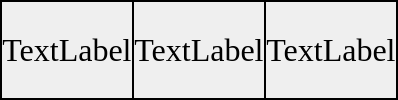
<?xml version="1.0" encoding="UTF-8"?>
<ui version="4.0">
 <class>Form</class>
 <widget class="QWidget" name="Form">
  <property name="geometry">
   <rect>
    <x>0</x>
    <y>0</y>
    <width>389</width>
    <height>100</height>
   </rect>
  </property>
  <property name="sizePolicy">
   <sizepolicy hsizetype="Preferred" vsizetype="Preferred">
    <horstretch>0</horstretch>
    <verstretch>0</verstretch>
   </sizepolicy>
  </property>
  <property name="minimumSize">
   <size>
    <width>0</width>
    <height>0</height>
   </size>
  </property>
  <property name="windowTitle">
   <string>Form</string>
  </property>
  <property name="styleSheet">
   <string notr="true">border-top: 2px solid black;</string>
  </property>
  <layout class="QHBoxLayout" name="horizontalLayout" stretch="1,1,1">
   <property name="spacing">
    <number>0</number>
   </property>
   <property name="leftMargin">
    <number>0</number>
   </property>
   <property name="topMargin">
    <number>0</number>
   </property>
   <property name="rightMargin">
    <number>0</number>
   </property>
   <property name="bottomMargin">
    <number>0</number>
   </property>
   <item>
    <widget class="QLabel" name="label">
     <property name="font">
      <font>
       <family>Times New Roman</family>
       <pointsize>24</pointsize>
      </font>
     </property>
     <property name="styleSheet">
      <string notr="true">border-right: 2px solid black;
border-left: 2px solid black;
border-bottom: 2px solid black;</string>
     </property>
     <property name="text">
      <string>TextLabel</string>
     </property>
     <property name="alignment">
      <set>Qt::AlignCenter</set>
     </property>
    </widget>
   </item>
   <item>
    <widget class="QLabel" name="label_2">
     <property name="font">
      <font>
       <family>Times New Roman</family>
       <pointsize>24</pointsize>
      </font>
     </property>
     <property name="styleSheet">
      <string notr="true">border-right: 2px solid black;
border-bottom: 2px solid black;</string>
     </property>
     <property name="text">
      <string>TextLabel</string>
     </property>
     <property name="alignment">
      <set>Qt::AlignCenter</set>
     </property>
    </widget>
   </item>
   <item>
    <widget class="QLabel" name="label_3">
     <property name="font">
      <font>
       <family>Times New Roman</family>
       <pointsize>24</pointsize>
      </font>
     </property>
     <property name="styleSheet">
      <string notr="true">border-right: 2px solid black;
border-bottom: 2px solid black;</string>
     </property>
     <property name="text">
      <string>TextLabel</string>
     </property>
     <property name="alignment">
      <set>Qt::AlignCenter</set>
     </property>
    </widget>
   </item>
  </layout>
 </widget>
 <resources/>
 <connections/>
</ui>
